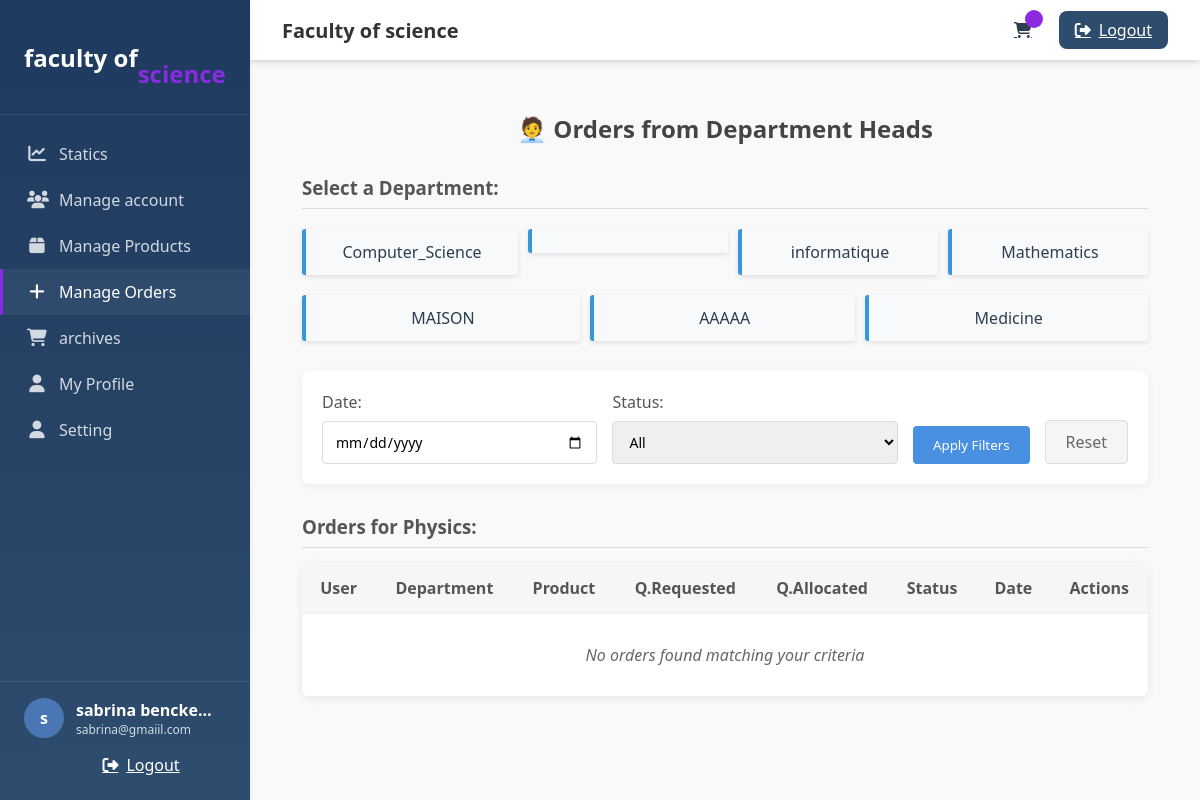
Page /php/admin_orders.php?departement=Physics (signed in) on the earlier database version.
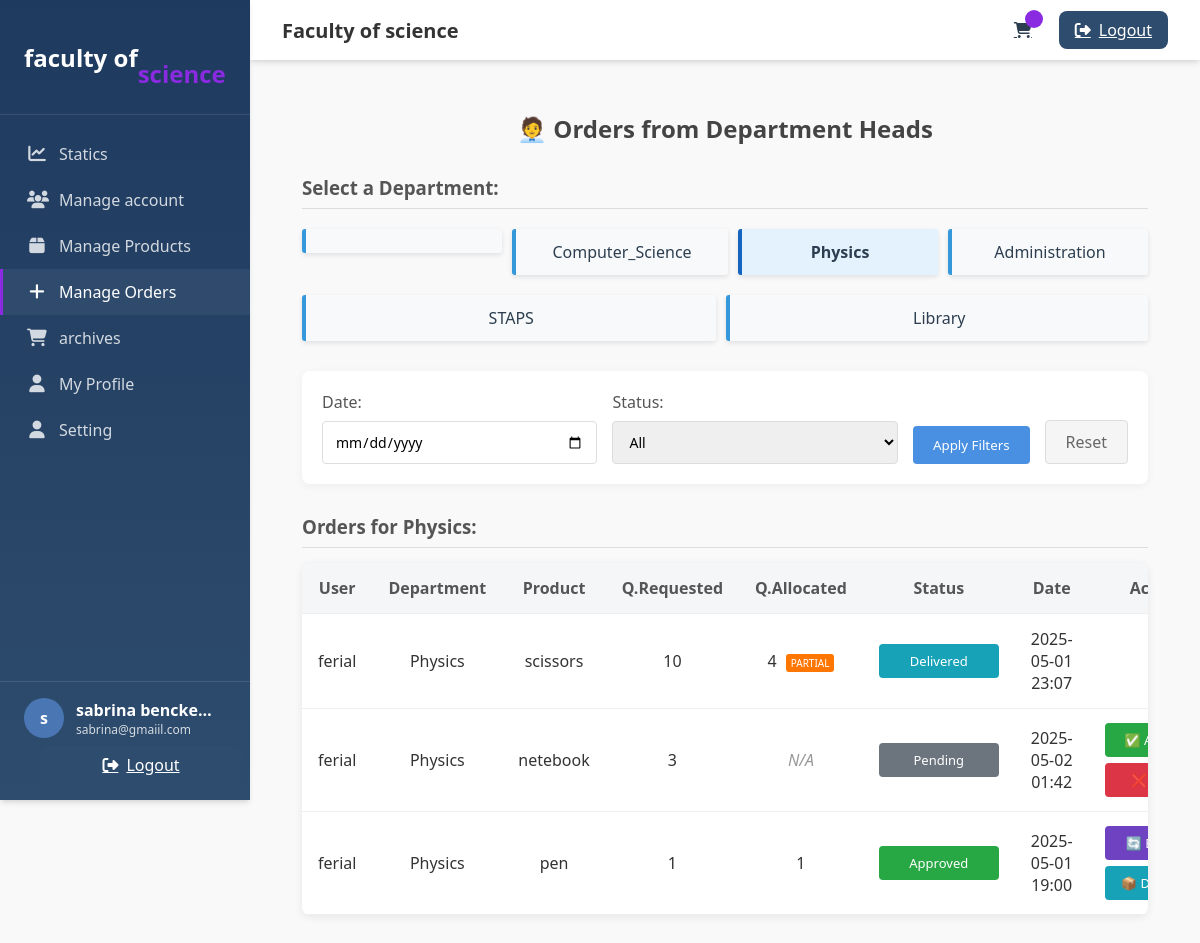
Same page on the later database version.
### tables this page shows
CREATE TABLE IF NOT EXISTS `cart` (
  `id` int NOT NULL AUTO_INCREMENT,
  `user_id` int NOT NULL,
  `product_id` int NOT NULL,
  `name` varchar(100) NOT NULL,
  `image` varchar(100) NOT NULL,
  `quantity` int NOT NULL,
  `allotted_quantity` int DEFAULT NULL,
  `status` varchar(20) DEFAULT 'pending',
  `date_commande` date NOT NULL,
  `created_at` timestamp NULL DEFAULT CURRENT_TIMESTAMP,
  `status_updated_at` timestamp NULL DEFAULT CURRENT_TIMESTAMP ON UPDATE CURRENT_TIMESTAMP,
  PRIMARY KEY (`id`)
);

CREATE TABLE IF NOT EXISTS `user_info` (
  `id` int NOT NULL AUTO_INCREMENT,
  `name` varchar(100) NOT NULL,
  `email` varchar(100) NOT NULL,
  `password` varchar(100) NOT NULL,
  `approved` tinyint(1) DEFAULT '0',
  `type` varchar(50) DEFAULT NULL,
  `speciality` varchar(50) NOT NULL,
  `status` enum('pending','approved','rejected') DEFAULT 'pending',
  `registration_date` datetime DEFAULT CURRENT_TIMESTAMP,
  `approval_date` datetime DEFAULT NULL,
  `is_active` tinyint(1) NOT NULL DEFAULT '1',
  `department_id` int DEFAULT NULL,
  PRIMARY KEY (`id`)
);

CREATE TABLE IF NOT EXISTS `products` (
  `id` int NOT NULL AUTO_INCREMENT,
  `name` varchar(100) NOT NULL,
  `image` varchar(100) NOT NULL,
  `speciality` varchar(50) NOT NULL,
  `quantity` int NOT NULL,
  `department` varchar(100) NOT NULL DEFAULT '',
  `stock` int DEFAULT '0',
  `department_id` int DEFAULT NULL,
  `created_at` timestamp NULL DEFAULT CURRENT_TIMESTAMP,
  PRIMARY KEY (`id`)
);

### php/admin_orders.php (the view, shortened to what the changed rows need)
<?php
include 'sidebar.php';
$departmentsQuery = "SELECT DISTINCT speciality FROM user_info";
$departmentsResult = mysqli_query($conn, $departmentsQuery);
$filter_dept = $_GET['departement'] ?? '';
$query = "
SELECT cart.*, user_info.name AS user_name, user_info.speciality AS user_speciality, products.name AS product_name
FROM cart
JOIN user_info ON cart.user_id = user_info.id
JOIN products ON cart.product_id = products.id
WHERE 1
";
if (!empty($filter_dept)) {
    $query .= " AND user_info.speciality = '" . mysqli_real_escape_string($conn, $filter_dept) . "'";
}
$query .= " ORDER BY cart.created_at DESC";
$result = mysqli_query($conn, $query);
?>
<!DOCTYPE html>
<html>
<head>
</head>
<body>
    <h2>🧑‍💼 Orders from Department Heads</h2>
    <ul class="departments-list">
        <?php
        mysqli_data_seek($departmentsResult, 0);
        while ($dept = mysqli_fetch_assoc($departmentsResult)) { ?>
            <li>
                <a href="?departement=<?= urlencode($dept['speciality']) ?>"
                   <?= $filter_dept == $dept['speciality'] ? 'class="active"' : '' ?>>
                    <?= htmlspecialchars($dept['speciality']) ?>
                </a>
            </li>
        <?php } ?>
    </ul>
    <div class="table-container">
        <table>
            <thead>
                <tr>
                    <th>User</th>
                    <th>Department</th>
                    <th>Product</th>
                    <th>Q.Requested</th>
                    <th>Q.Allocated</th>
                    <th>Status</th>
                    <th>Date</th>
                    <th>Actions</th>
                </tr>
            </thead>
            <tbody>
                <?php
                if ($result && mysqli_num_rows($result) > 0) {
                    while ($row = mysqli_fetch_assoc($result)) {
                        $allottedQuantity = (!empty($row['allotted_quantity'])) ? $row['allotted_quantity'] : $row['quantity'];
                ?>
                <tr class="order-row">
                    <td><?= htmlspecialchars($row['user_name']) ?></td>
                    <td><?= htmlspecialchars($row['user_speciality']) ?></td>
                    <td><?= htmlspecialchars($row['product_name']) ?></td>
                    <td><?= $row['quantity'] ?></td>
                    <td>
                        <?php if ($row['status'] == 'validée' || $row['status'] == 'livrée') { ?>
                            <?= $allottedQuantity ?>
                            <?php if ($allottedQuantity != $row['quantity']) { ?>
                                <span class="partial-tag">PARTIAL</span>
                            <?php } ?>
                        <?php } else { ?>
                            <span class="not-allocated">N/A</span>
                        <?php } ?>
                    </td>
                    <td>
                        <div class="status <?= $row['status'] ?>">
                            <?php
                            switch($row['status']) {
                                case 'pending': echo 'Pending'; break;
                                case 'validée': echo 'Approved'; break;
                                case 'livrée': echo 'Delivered'; break;
                            }
                            ?>
                        </div>
                    </td>
                    <td><?= !empty($row['status_updated_at']) ? date("Y-m-d H:i", strtotime($row['status_updated_at'])) : 'N/A' ?></td>
                    <td class="action-buttons">
                        <div class="action-container">
                            <?php if ($row['status'] == 'pending') { ?>
                                <button type="button" class="btn-action btn-approve"
                                        data-id="<?= $row['id'] ?>"
                                        data-quantity="<?= $row['quantity'] ?>"
                                        onclick="showApproveModal(<?= $row['id'] ?>, <?= $row['quantity'] ?>)">
                                    ✅ Approve
                                </button>
                                <a href="update_order_status.php?id=<?= $row['id'] ?>&status=rejetée" class="btn-action btn-reject">❌ Reject</a>
                            <?php } elseif ($row['status'] == 'validée') { ?>
                                <button type="button" class="btn-action btn-edit"
                                        onclick="showEditQuantityModal(<?= $row['id'] ?>, <?= $row['quantity'] ?>, <?= $allottedQuantity ?>)">
                                    🔄 Edit Qty
                                </button>
                                <a href="update_order_status.php?id=<?= $row['id'] ?>&status=livrée" class="btn-action btn-deliver">📦 Delivered</a>
                            <?php } ?>
                        </div>
                    </td>
                </tr>
                <?php
                    }
                } else {
                ?>
                <tr>
                    <td colspan="9" class="no-orders">No orders found matching your criteria</td>
                </tr>
                <?php } ?>
            </tbody>
        </table>
    </div>
</body>
</html>

Differences in the rows shown:
added cart: user_info.name "ferial", user_info.speciality "Physics", product.name "scissors", quantity "10", allotted_quantity "4", shows "PARTIAL", status "Delivered", status_updated_at "2025-05-01 23:07"
added cart: user_info.name "ferial", user_info.speciality "Physics", product.name "netebook", quantity "3", status "N/A", status_updated_at "2025-05-02 01:42"
added cart: user_info.name "ferial", user_info.speciality "Physics", product.name "pen", quantity "1", allotted_quantity "1", status "Approved", status_updated_at "2025-05-01 19:00"
Other differences:
new list line: "Physics"
new list line: "Administration"
new list line: "STAPS"
new list line: "Library"
list line gone: "informatique"
list line gone: "Mathematics"
list line gone: "MAISON"
list line gone: "AAAAA"
list line gone: "Medicine"
text no longer shown: "No orders found matching your criteria"
